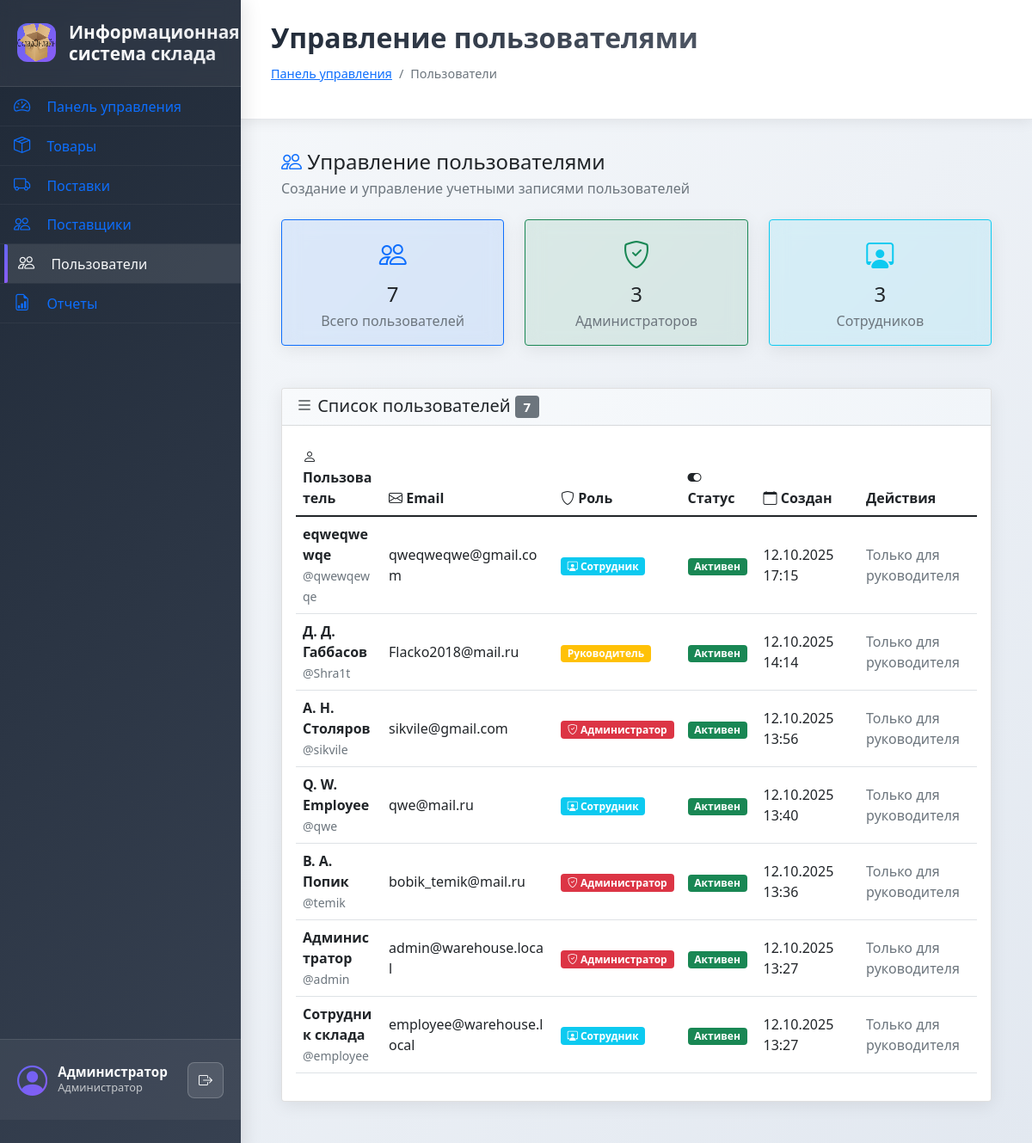
/users.php (signed in), run on the app's committed database.
### tables this page shows
CREATE TABLE `users` (
  `id` int NOT NULL,
  `username` varchar(50) NOT NULL,
  `password` varchar(255) NOT NULL,
  `full_name` varchar(100) NOT NULL,
  `email` varchar(100) NOT NULL,
  `role` enum('employee','admin','supervisor') NOT NULL DEFAULT 'employee',
  `is_active` tinyint(1) DEFAULT '1',
  `created_at` timestamp NULL DEFAULT CURRENT_TIMESTAMP
);

### includes/config.php (called while the page is built, shortened)
<?php
require_once __DIR__ . '/coding.php';
function isAdmin() {
    return isset($_SESSION['user_role']) && $_SESSION['user_role'] === 'admin';
}
function isSupervisor() {
    return isset($_SESSION['user_role']) && $_SESSION['user_role'] === 'supervisor';
}
function isAdminOrSupervisor() {
    return isset($_SESSION['user_role']) && in_array($_SESSION['user_role'], ['admin', 'supervisor']);
}
function isLoggedIn() {
    return isset($_SESSION['user_id']);
}
function getCurrentUser() {
    return [
        'id' => $_SESSION['user_id'] ?? null,
        'username' => $_SESSION['username'] ?? '',
        'full_name' => $_SESSION['full_name'] ?? '',
        'role' => $_SESSION['user_role'] ?? 'employee'
    ];
}

### classes/Database.php (called while the page is built, shortened)
<?php
class Database {
    private $mysqli;
    private static $instance = null;
    private function __construct() {
        try {
            $this->mysqli = new mysqli(DB_HOST, DB_USER, DB_PASS, DB_NAME);
            $this->mysqli->set_charset(DB_CHARSET);
        } catch (Exception $e) {
            throw new Exception("Ошибка подключения к базе данных: " . $e->getMessage());
        }
    }
    public static function getInstance() {
        if (self::$instance === null) {
            self::$instance = new self();
        }
        return self::$instance;
    }
    public function query($sql, $params = []) {
        try {
            if (empty($params)) {
                $result = $this->mysqli->query($sql);
                return $result;
            }
        } catch (Exception $e) {
            throw new Exception("Ошибка выполнения запроса: " . $e->getMessage());
        }
    }
    public function fetchAll($sql, $params = []) {
        $result = $this->query($sql, $params);
        if ($result instanceof mysqli_result) {
            return $result->fetch_all(MYSQLI_ASSOC);
        }
        return [];
    }
}
?>

### includes/coding.php (called while the page is built, shortened)
<?php
function decryptSensitive($text) {
    $data = base64_decode($text, true);
    if ($data === false || strlen($data) < 17) {
        return $text;
    }
    $key = ENCRYPTION_KEY;
    $iv = substr($data, 0, 16);
    $encrypted = substr($data, 16);
    $keyHash = md5($key);
    $keyBytes = hex2bin($keyHash);
    $decrypted = openssl_decrypt(
        $encrypted,
        'aes-128-cbc',
        $keyBytes,
        OPENSSL_RAW_DATA,
        $iv
    );
    return $decrypted !== false ? $decrypted : $text;
}

### users.php (the view, shortened to what this page needs)
<?php
require_once 'includes/config.php';
require_once 'classes/Database.php';
$auth = new Auth();
$auth->requireLogin();
$auth->requireAdminOrSupervisor();
$db = Database::getInstance();
try {
    $users = $db->fetchAll("SELECT * FROM users ORDER BY created_at DESC");
} catch (Exception $e) {
    $users = $db->fetchAll("SELECT * FROM users ORDER BY id DESC");
}
foreach ($users as $k => $u) {
    $users[$k]['full_name'] = decryptSensitive($u['full_name']);
    $users[$k]['email'] = decryptSensitive($u['email']);
}
$pageTitle = 'Управление пользователями';
$breadcrumb = [
    ['title' => 'Панель управления', 'url' => 'admin.php'],
    ['title' => 'Пользователи']
];
include 'includes/header.php';
?>
<div class="container-fluid">
    <div class="d-flex justify-content-between align-items-center mb-4">
        <div>
            <h2 class="h4 mb-1">
                <i class="bi bi-people text-primary"></i>
                Управление пользователями
            </h2>
            <p class="text-muted mb-0">Создание и управление учетными записями пользователей</p>
        </div>
    </div>
    <div class="row mb-4">
        <div class="col-md-4">
            <div class="card bg-primary bg-opacity-10 border-primary">
                <div class="card-body text-center">
                    <i class="bi bi-people text-primary" style="font-size: 2rem;"></i>
                    <h4 class="mt-2 mb-1"><?= count($users) ?></h4>
                    <p class="text-muted mb-0">Всего пользователей</p>
                </div>
            </div>
        </div>
        <div class="col-md-4">
            <div class="card bg-success bg-opacity-10 border-success">
                <div class="card-body text-center">
                    <i class="bi bi-shield-check text-success" style="font-size: 2rem;"></i>
                    <h4 class="mt-2 mb-1"><?= count(array_filter($users, fn($u) => $u['role'] == 'admin')) ?></h4>
                    <p class="text-muted mb-0">Администраторов</p>
                </div>
            </div>
        </div>
        <div class="col-md-4">
            <div class="card bg-info bg-opacity-10 border-info">
                <div class="card-body text-center">
                    <i class="bi bi-person-workspace text-info" style="font-size: 2rem;"></i>
                    <h4 class="mt-2 mb-1"><?= count(array_filter($users, fn($u) => $u['role'] == 'employee')) ?></h4>
                    <p class="text-muted mb-0">Сотрудников</p>
                </div>
            </div>
        </div>
    </div>
    <div class="card">
        <div class="card-header d-flex justify-content-between align-items-center">
            <h5 class="mb-0">
                <i class="bi bi-list"></i> Список пользователей
                <span class="badge bg-secondary"><?= count($users) ?></span>
            </h5>
        </div>
        <div class="card-body">
            <div class="table-responsive">
                <table class="table table-hover">
                    <thead>
                        <tr>
                            <th><i class="bi bi-person"></i> Пользователь</th>
                            <th><i class="bi bi-envelope"></i> Email</th>
                            <th><i class="bi bi-shield"></i> Роль</th>
                            <th><i class="bi bi-toggle-on"></i> Статус</th>
                            <th><i class="bi bi-calendar"></i> Создан</th>
                            <th>Действия</th>
                        </tr>
                    </thead>
                    <tbody>
                        <?php if (empty($users)): ?>
                        <tr>
                            <td colspan="6" class="text-center py-4">
                                <i class="bi bi-inbox text-muted" style="font-size: 2rem;"></i>
                                <p class="text-muted mt-2">Пользователи не найдены</p>
                            </td>
                        </tr>
                        <?php else: ?>
                            <?php foreach ($users as $user): ?>
                            <tr>
                                <td>
                                    <div>
                                        <strong><?= htmlspecialchars($user['full_name']) ?></strong>
                                        <br><small class="text-muted">@<?= htmlspecialchars($user['username']) ?></small>
                                    </div>
                                </td>
                                <td><?= htmlspecialchars($user['email']) ?></td>
                                <td>
                                    <?php if ($user['role'] == 'supervisor'): ?>
                                        <span class="badge bg-warning">
                                            <i class="bi bi-crown"></i> Руководитель
                                        </span>
                                    <?php elseif ($user['role'] == 'admin'): ?>
                                        <span class="badge bg-danger">
                                            <i class="bi bi-shield-check"></i> Администратор
                                        </span>
                                    <?php else: ?>
                                        <span class="badge bg-info">
                                            <i class="bi bi-person-workspace"></i> Сотрудник
                                        </span>
                                    <?php endif; ?>
                                </td>
                                <td>
                                    <?php if ($user['is_active']): ?>
                                        <span class="badge bg-success">Активен</span>
                                    <?php else: ?>
                                        <span class="badge bg-secondary">Неактивен</span>
                                    <?php endif; ?>
                                </td>
                                <td><?= isset($user['created_at']) ? date('d.m.Y H:i', strtotime($user['created_at'])) : 'Не указано' ?></td>
                                <td>
                                    <?php if (isSupervisor()): ?>
                                    <div class="btn-group btn-group-sm">
                                        <button type="button" class="btn btn-outline-warning"
                                                onclick="toggleUserStatus(<?= $user['id'] ?>, '<?= htmlspecialchars($user['full_name']) ?>', <?= $user['is_active'] ?>)"
                                                title="Изменить статус">
                                            <i class="bi bi-arrow-repeat"></i>
                                        </button>
                                        <button type="button" class="btn btn-outline-info"
                                                onclick="resetPassword(<?= $user['id'] ?>, '<?= htmlspecialchars($user['full_name']) ?>')"
                                                data-bs-toggle="modal" data-bs-target="#resetPasswordModal"
                                                title="Сбросить пароль">
                                            <i class="bi bi-key"></i>
                                        </button>
                                        <?php if ($user['id'] != $auth->getUserId()): ?>
                                        <button type="button" class="btn btn-outline-danger"
                                                onclick="deleteUser(<?= $user['id'] ?>, '<?= htmlspecialchars($user['full_name']) ?>')"
                                                title="Удалить пользователя">
                                            <i class="bi bi-trash"></i>
                                        </button>
                                        <?php endif; ?>
                                    </div>
                                    <?php else: ?>
                                    <span class="text-muted">Только для руководителя</span>
                                    <?php endif; ?>
                                </td>
                            </tr>
                            <?php endforeach; ?>
                        <?php endif; ?>
                    </tbody>
                </table>
            </div>
        </div>
    </div>
</div>
<?php include 'includes/footer.php'; ?>

### includes/header.php (shortened to what this page needs)
<!DOCTYPE html>
<html lang="ru">
<head>
    <link rel="stylesheet" href="<?= BASE_URL ?>css/style.css">
    <link rel="stylesheet" href="<?= BASE_URL ?>css/validation.css">
    <link rel="stylesheet" href="<?= BASE_URL ?>css/modal.css">
    <link href="https://cdn.jsdelivr.net/npm/bootstrap-icons@1.7.2/font/bootstrap-icons.css" rel="stylesheet">
    <link href="https://cdn.jsdelivr.net/npm/bootstrap@5.1.3/dist/css/bootstrap.min.css" rel="stylesheet">
</head>
<body>
    <?php if (isLoggedIn()): ?>
    <div class="app-layout">
        <div class="sidebar">
            <div class="sidebar-header">
                <div class="logo-container">
                    <img src="<?= BASE_URL ?>img/logo.png" alt="Логотип" class="sidebar-logo">
                    <h4 class="app-title"><?= APP_NAME ?></h4>
                </div>
            </div>
            <nav class="sidebar-nav">
                <ul class="nav-menu">
                    <?php if (isAdmin()): ?>
                    <li class="nav-item <?= basename($_SERVER['SCRIPT_NAME']) == 'admin.php' ? 'active' : '' ?>">
                        <a href="<?= BASE_URL ?>admin.php" class="nav-link">
                            <i class="bi bi-speedometer2 nav-icon"></i>
                            <span>Панель управления</span>
                        </a>
                    </li>
                    <?php endif; ?>
                    <li class="nav-item <?= basename($_SERVER['SCRIPT_NAME']) == 'products.php' ? 'active' : '' ?>">
                        <a href="<?= BASE_URL ?>products.php" class="nav-link">
                            <i class="bi bi-box-seam nav-icon"></i>
                            <span>Товары</span>
                        </a>
                    </li>
                    <li class="nav-item <?= basename($_SERVER['SCRIPT_NAME']) == 'deliveries.php' ? 'active' : '' ?>">
                        <a href="<?= BASE_URL ?>deliveries.php" class="nav-link">
                            <i class="bi bi-truck nav-icon"></i>
                            <span>Поставки</span>
                        </a>
                    </li>
                    <li class="nav-item <?= basename($_SERVER['SCRIPT_NAME']) == 'suppliers.php' ? 'active' : '' ?>">
                        <a href="<?= BASE_URL ?>suppliers.php" class="nav-link">
                            <i class="bi bi-people nav-icon"></i>
                            <span>Поставщики</span>
                        </a>
                    </li>
                    <?php if (isAdminOrSupervisor()): ?>
                    <li class="nav-item <?= basename($_SERVER['SCRIPT_NAME']) == 'users.php' ? 'active' : '' ?>">
                        <a href="<?= BASE_URL ?>users.php" class="nav-link">
                            <i class="bi bi-people nav-icon"></i>
                            <span>Пользователи</span>
                        </a>
                    </li>
                    <li class="nav-item <?= basename($_SERVER['SCRIPT_NAME']) == 'reports.php' ? 'active' : '' ?>">
                        <a href="<?= BASE_URL ?>reports.php" class="nav-link">
                            <i class="bi bi-file-earmark-bar-graph nav-icon"></i>
                            <span>Отчеты</span>
                        </a>
                    </li>
                    <?php endif; ?>
                </ul>
                <div class="sidebar-user">
                    <div class="user-info">
                        <i class="bi bi-person-circle user-icon"></i>
                        <div class="user-details">
                            <div class="user-name"><?= htmlspecialchars(getCurrentUser()['full_name']) ?></div>
                            <div class="user-role">
                                <?php
                                $role = getCurrentUser()['role'];
                                if ($role == 'supervisor') {
                                    echo 'Руководитель';
                                } elseif ($role == 'admin') {
                                    echo 'Администратор';
                                } else {
                                    echo 'Сотрудник';
                                }
                                ?>
                            </div>
                        </div>
                    </div>
                    <a href="<?= BASE_URL ?>logout.php" class="logout-btn" title="Выйти">
                        <i class="bi bi-box-arrow-right"></i>
                    </a>
                </div>
            </nav>
        </div>
        <div class="main-content">
            <div class="content-header">
                <h1 class="page-title"><?= $pageTitle ?? 'Страница' ?></h1>
                <?php if (isset($breadcrumb)): ?>
                <nav aria-label="breadcrumb">
                    <ol class="breadcrumb">
                        <?php foreach ($breadcrumb as $item): ?>
                            <?php if (isset($item['url'])): ?>
                                <li class="breadcrumb-item"><a href="<?= $item['url'] ?>"><?= htmlspecialchars($item['title']) ?></a></li>
                            <?php else: ?>
                                <li class="breadcrumb-item active"><?= htmlspecialchars($item['title']) ?></li>
                            <?php endif; ?>
                        <?php endforeach; ?>
                    </ol>
                </nav>
                <?php endif; ?>
            </div>
            <div class="content-body">
    <?php endif; ?>

### data on the page
users: full_name "Администратор", username "admin", email "admin@warehouse.local", role "admin" (drawn), is_active "Активен", created_at "12.10.2025 13:27"
users: full_name "eqweqwewqe", username "qwewqewqe", email "qweqweqwe@gmail.com", role "employee" (drawn), is_active "Активен", created_at "12.10.2025 17:15"
users: full_name "Д. Д. Габбасов", username "Shra1t", email "Flacko2018@mail.ru", role "Руководитель", is_active "Активен", created_at "12.10.2025 14:14"
users: full_name "А. Н. Столяров", username "sikvile", email "sikvile@gmail.com", role "admin" (drawn), is_active "Активен", created_at "12.10.2025 13:56"
users: full_name "Q. W. Employee", username "qwe", email "qwe@mail.ru", role "employee" (drawn), is_active "Активен", created_at "12.10.2025 13:40"
users: full_name "В. А. Попик", username "temik", email "bobik_temik@mail.ru", role "admin" (drawn), is_active "Активен", created_at "12.10.2025 13:36"
users: full_name "Сотрудник склада", username "employee", email "employee@warehouse.local", role "employee" (drawn), is_active "Активен", created_at "12.10.2025 13:27"

### other printed values
APP_NAME "Информационная система склада"
$pageTitle "Управление пользователями"
$item['title'] "Панель управления"
$item['title'] "Пользователи"
count($users) "7"
count(array_filter($users, fn($u) => $u['role'] == 'admin')) "3"
count(array_filter($users, fn($u) => $u['role'] == 'employee')) "3"
